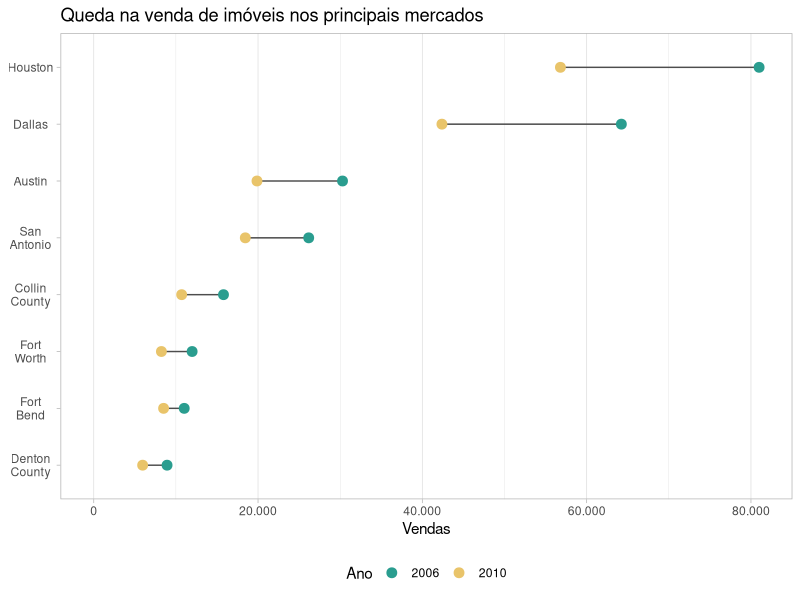

Recreate this plot in R. (Note: this script raises an error after producing the figure.)
library(ggplot2)
library(patchwork)

x <- c("Houston", "Dallas", "Denton County", "Austin",
       "San Antonio", "Collin County", "Fort Worth", "Fort Bend")

sub <- txhousing |>
  dplyr::filter(city %in% x) |> 
  dplyr::group_by(city, year) |> 
  dplyr::summarise(year_sales = sum(sales)) |> 
  dplyr::filter(year %in% c(2006, 2010)) 

lvls <- sub |> 
  dplyr::filter(year == 2006) |> 
  dplyr::arrange(year_sales) |> 
  dplyr::pull(city)

sub <- dplyr::mutate(sub, city = factor(city, levels = lvls))

p2 <- ggplot(sub, aes(x = city, y = year_sales)) +
  geom_line(aes(group = city), color = "gray30") +
  geom_point(aes(color = as.factor(year)), size = 3) +
  scale_x_discrete(labels = function(x) stringr::str_wrap(x, width = 8)) +
  scale_y_continuous(
    breaks = seq(0, 80000, 20000),
    labels = scales::label_number(big.mark = "."),
    limits = c(0, NA)) +
  scale_color_manual(
    name = "Ano",
    values = c("#2A9D8F", "#E9C46A"),
    labels = c("2006", "2010")
  ) +
  coord_flip() +
  labs(
    title = "Queda na venda de imóveis nos principais mercados", 
    x = NULL,
    y = "Vendas") +
  theme_light() +
  theme(
    legend.position = "bottom",
    axis.text.y = element_text(hjust = 0.5),
    panel.grid.major.y = element_blank())

p1 <- ggplot(filter(sub, year == 2006)) +
  geom_segment(aes(x = city, xend = city, y = 0, yend = year_sales),
               color = "gray30") +
  geom_point(aes(x = city, y = year_sales), size = 3, color = "#2A9D8F") +
  labs(
    title = "Vendas de imóveis em 2006", 
    x = NULL,
    y = "Vendas") +
  scale_x_discrete(labels = function(x) stringr::str_wrap(x, width = 8)) +
  scale_y_continuous(labels = scales::label_number(big.mark = ".")) +
  theme_light()

sub <- txhousing |>
  dplyr::filter(city %in% c("Houston", "Dallas", "Austin")) |> 
  dplyr::group_by(city, year) |> 
  dplyr::summarise(year_sales = sum(sales)) |> 
  dplyr::filter(year %in% 2006:2010) 

p3 <- ggplot(sub, aes(x = city, xend = city, y = year_sales, yend = 0)) +
  geom_segment(color = "gray30") +
  geom_point(size = 3, color = "#2A9D8F") +
  scale_y_continuous(labels = scales::label_number(big.mark = ".")) +
  coord_flip() +
  facet_grid(vars(year)) +
  labs(
    title = "Vendas 2006/2010", 
    x = NULL,
    y = "Vendas") +
  theme_light() +
  theme(
    panel.grid.major.y = element_blank(),
    strip.text.y = element_text(angle = 0)
  )

panel <- (p1 + p3) / p2
